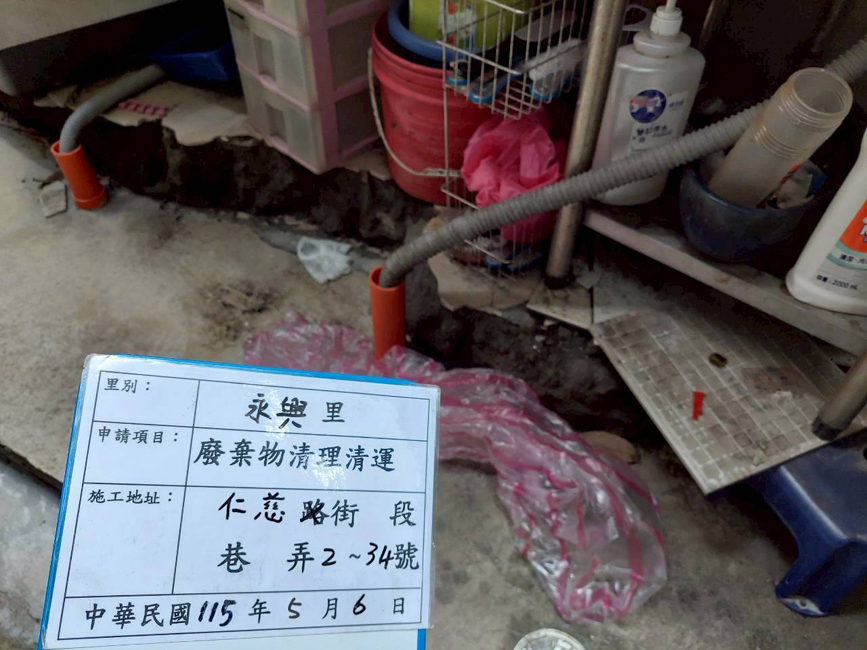
#> input picture 01_測試與範例照片庫/測試SKILLS_043-永興里-廢棄物清除呈報-115.05.06/LINE_ALBUM_永興里廢棄物呈報_260311_2.jpg, 867 x 650 px; the run also reads 1 picture not shown here
$ python debug_diff_043.py
#> lines starting #> are read from the running program, lines starting #| are printed output that depends on the picture
import cv2
import numpy as np
import os

def read_image_utf8(path):
    return cv2.imdecode(np.fromfile(path, dtype=np.uint8), cv2.IMREAD_COLOR)
#> returned value is the input picture: shape (650, 867, 3); mean B, G, R 95.1, 92, 96.5

test_dir = r"測試SKILLS_043-永興里-廢棄物清除呈報-115.05.06"
orig = read_image_utf8(os.path.join(test_dir, "LINE_ALBUM_永興里廢棄物呈報_260311_2.jpg"))
ok = read_image_utf8(os.path.join(test_dir, "LINE_ALBUM_永興里廢棄物呈報_260311_2_ok.jpg"))

if orig is not None and ok is not None:
    diff = cv2.absdiff(orig, ok)
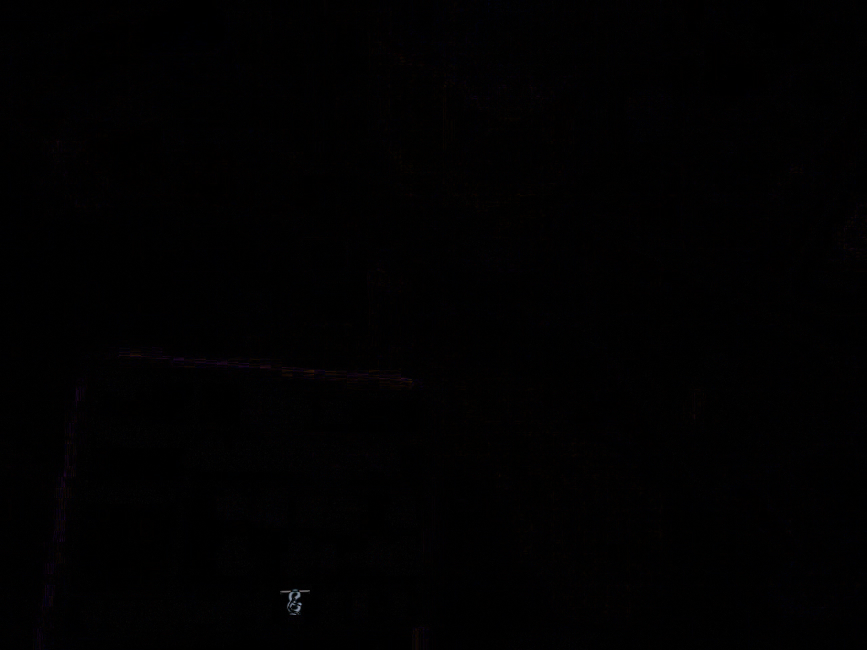
#> diff: shape (650, 867, 3); mean B, G, R 1.4, 1, 1.3
    gray_diff = cv2.cvtColor(diff, cv2.COLOR_BGR2GRAY)
    non_zero = np.sum(gray_diff > 0)
#> non_zero = 419341
    print(f"Total different pixels between original and ok: {non_zero}")
#| Total different pixels between original and ok: 419341
    if non_zero > 0:
        # Save diff image
        cv2.imwrite("debug_043_diff.png", diff)
        print("Saved debug_043_diff.png")

        # Check coordinates of difference
        diff_coords = np.argwhere(gray_diff > 0)
#> diff_coords = 419341 pairs, first value 0 to 649, second value 0 to 866
        y_min, x_min = np.min(diff_coords, axis=0)
#> y_min = 0; x_min = 0
        y_max, x_max = np.max(diff_coords, axis=0)
#> y_max = 649; x_max = 866
        print(f"Difference region: y in [{y_min}, {y_max}], x in [{x_min}, {x_max}]")
#| Difference region: y in [0, 649], x in [0, 866]
else:
    print("Could not load images")
